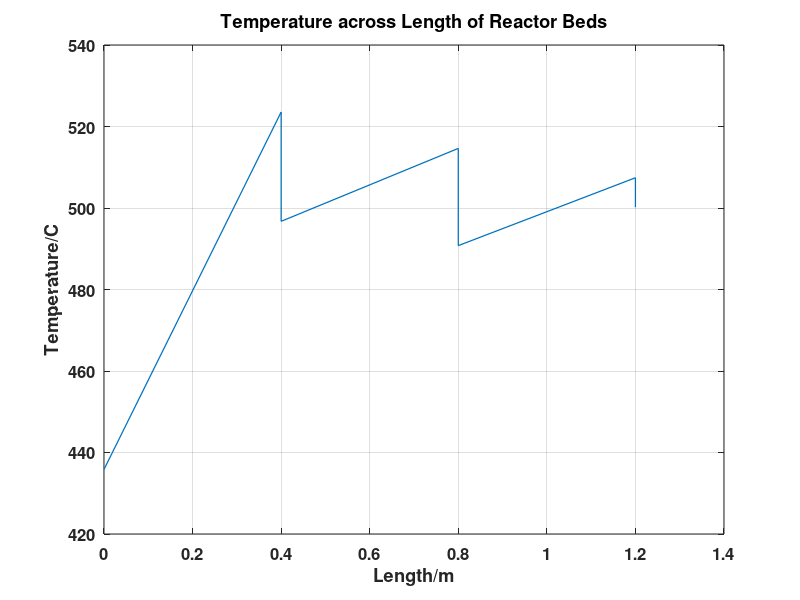

The MATLAB source for this figure:


T = [435.85, 523.549,496.729, 514.627,490.768, 507.419,500.195	];
% in Celcius, the new ones getting 45kmol/h
T2 = [185.85, 416.72, 179.66, 366.428, 268.575, 326.34, 318.727];

X = [0, 0.4, 0.4, 0.8, 0.8, 1.2, 1.2];
% coefficients = polyfit(X,T,1);
% T = polyval(coefficients,T);

plot(X,T, 'LineWidth', 0.9);
title('Temperature across Length of Reactor Beds')
xlabel('Length/m')
ylabel('Temperature/C')
grid on
set(gca,'fontsize',12, 'FontWeight', 'bold')

A = [523.549,496.729, 514.627,490.768, 507.419,500.195];
Average = mean(T)
Average2 = mean(T2)